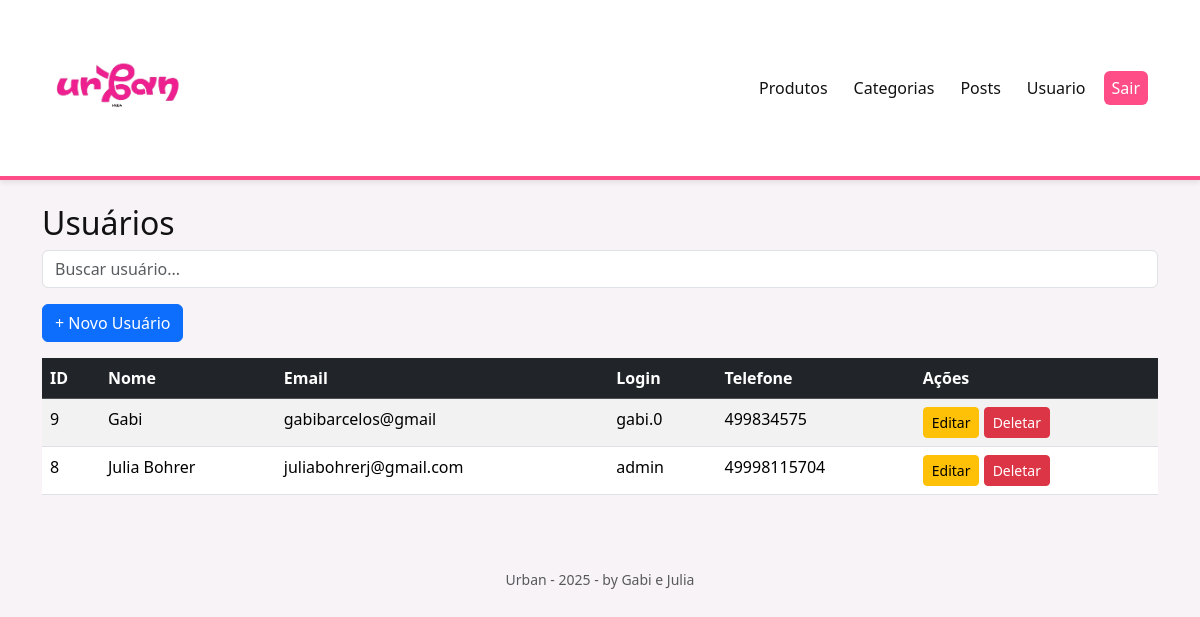
Screenshot of /admin/usuario/UsuarioList.php (signed in) with the database file from the repository.
### tables this page shows
CREATE TABLE IF NOT EXISTS `usuario` (
  `id` int NOT NULL AUTO_INCREMENT,
  `nome` varchar(100) NOT NULL,
  `telefone` varchar(20) NOT NULL,
  `email` varchar(100) NOT NULL,
  `login` varchar(50) NOT NULL,
  `senha` varchar(255) NOT NULL,
  PRIMARY KEY (`id`),
  UNIQUE KEY `login` (`login`)
);

### admin/db.class.php (called while the page is built, shortened)
<?php
class DB
{
    private $host = 'localhost';
    private $user = 'root';
    private $password = '';
    private $dbname = 'moda';
    private $port = '3306';
    public function connect()
    {
        try {
            $pdo = new PDO(
                "mysql:host={$this->host};dbname={$this->dbname};port={$this->port};charset=utf8",
                $this->user,
                $this->password
            );
            $pdo->setAttribute(PDO::ATTR_ERRMODE, PDO::ERRMODE_EXCEPTION);
            $pdo->setAttribute(PDO::ATTR_DEFAULT_FETCH_MODE, PDO::FETCH_OBJ);
            return $pdo;
        } catch (PDOException $e) {
            die("Erro de conexão com o banco: " . $e->getMessage());
        }
    }
}

### admin/usuario/UsuarioList.php (the view, shortened to what this page needs)
<?php
include '../db.class.php';
$db = new DB('usuario');
$busca = $_GET['busca'] ?? '';
$sql = "SELECT * FROM usuario";
$sql .= " ORDER BY id DESC";
$stmt = $db->connect()->prepare($sql);
$stmt->execute();
$usuarios = $stmt->fetchAll(PDO::FETCH_OBJ);
include '../header.php';
?>
<h2 class="mt-3">Usuários</h2>
<form method="GET" class="mb-3">
    <input type="text" name="busca" class="form-control" placeholder="Buscar usuário..." value="<?= $busca ?>">
</form>
<a href="UsuarioForm.php" class="btn btn-primary mb-3">+ Novo Usuário</a>
<table class="table table-striped table-hover">
    <thead class="table-dark">
        <tr>
            <th>ID</th>
            <th>Nome</th>
            <th>Email</th>
            <th>Login</th>
            <th>Telefone</th>
            <th>Ações</th>
        </tr>
    </thead>
    <tbody>
        <?php if ($usuarios): ?>
            <?php foreach ($usuarios as $u): ?>
                <tr>
                    <td><?= $u->id ?></td>
                    <td><?= htmlspecialchars($u->nome) ?></td>
                    <td><?= htmlspecialchars($u->email) ?></td>
                    <td><?= htmlspecialchars($u->login) ?></td>
                    <td><?= htmlspecialchars($u->telefone) ?></td>
                    <td>
                        <a href="UsuarioForm.php?id=<?= $u->id ?>" class="btn btn-warning btn-sm">Editar</a>
                        <a href="?delete=<?= $u->id ?>"
                           class="btn btn-danger btn-sm"
                           onclick="return confirm('Deseja realmente deletar?');">
                           Deletar
                        </a>
                    </td>
                </tr>
            <?php endforeach; ?>
        <?php else: ?>
            <tr>
                <td colspan="6" class="text-center">Nenhum usuário encontrado.</td>
            </tr>
        <?php endif; ?>
    </tbody>
</table>
<?php include '../footer.php'; ?>

### admin/header.php (style rules this page uses)
:root { --rosa: #ff4d88; --preto: #111; --cinza-claro: #f8f3f7; }
body { background: var(--cinza-claro); color: var(--preto); font-family: 'Segoe UI', Tahoma, Geneva, Verdana, sans-serif; }

### rows the page displays
usuario: id "9", nome "Gabi", email "gabibarcelos@gmail", login "gabi.0", telefone "499834575"
usuario: id "8", nome "Julia Bohrer", email "juliabohrerj@gmail.com", login "admin", telefone "49998115704"
